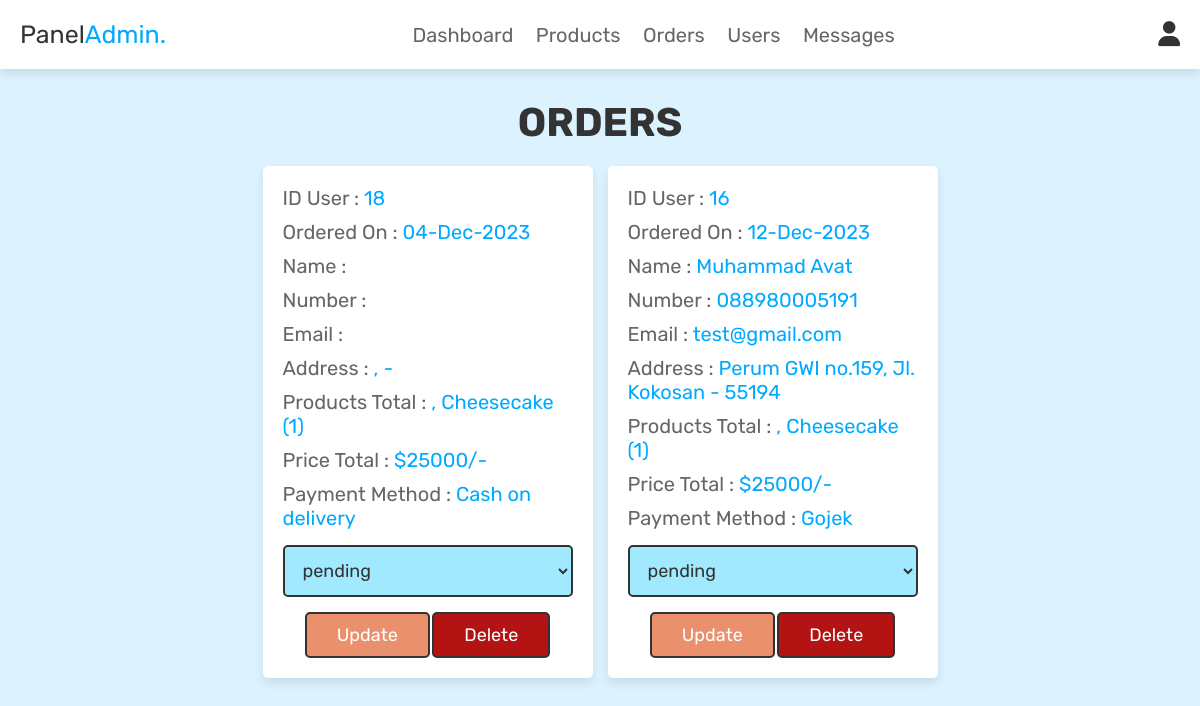
The page /admin_orders.php (signed in) on the database as committed earlier.
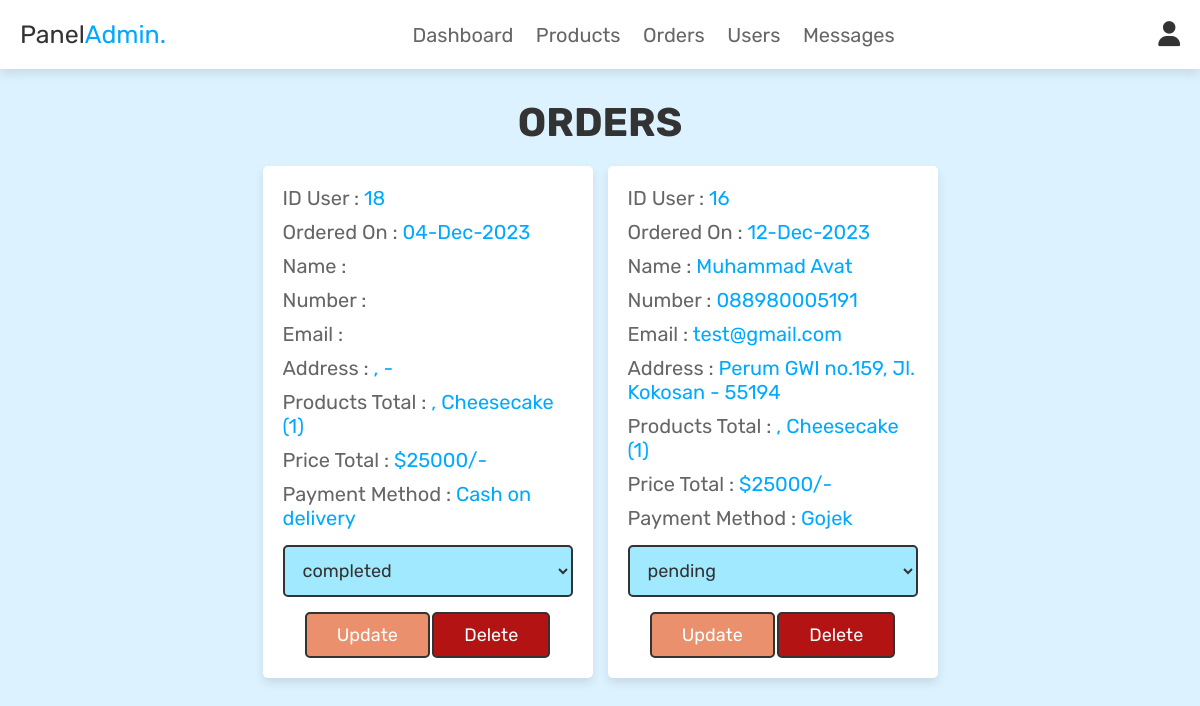
The same page on the database as committed later.
### tables this page shows
CREATE TABLE `orders` (
  `id` int(100) NOT NULL,
  `user_id` int(100) NOT NULL,
  `name` varchar(100) NOT NULL,
  `number` varchar(12) NOT NULL,
  `email` varchar(100) NOT NULL,
  `method` varchar(50) NOT NULL,
  `address` varchar(500) NOT NULL,
  `total_products` varchar(1000) NOT NULL,
  `total_price` int(100) NOT NULL,
  `placed_on` varchar(50) NOT NULL,
  `payment_status` varchar(20) NOT NULL DEFAULT 'pending'
);

### admin_orders.php (the view, shortened to what this page needs)
<?php
@include 'config.php';
?>
<!DOCTYPE html>
<html lang="en">
<head>
   <link rel="stylesheet" href="https://cdnjs.cloudflare.com/ajax/libs/font-awesome/6.5.1/css/all.min.css">
   <link rel="stylesheet" href="css/admin_style.css">
</head>
<body>
<?php @include 'admin_header.php'; ?>
<section class="placed-orders">
   <h1 class="title">orders</h1>
   <div class="box-container">
      <?php
      $select_orders = mysqli_query($conn, "SELECT * FROM `orders`") or die('query failed');
      if(mysqli_num_rows($select_orders) > 0){
         while($fetch_orders = mysqli_fetch_assoc($select_orders)){
      ?>
      <div class="box">
         <p> ID User : <span><?php echo $fetch_orders['user_id']; ?></span> </p>
         <p> Ordered On : <span><?php echo $fetch_orders['placed_on']; ?></span> </p>
         <p> Name : <span><?php echo $fetch_orders['name']; ?></span> </p>
         <p> Number : <span><?php echo $fetch_orders['number']; ?></span> </p>
         <p> Email : <span><?php echo $fetch_orders['email']; ?></span> </p>
         <p> Address : <span><?php echo $fetch_orders['address']; ?></span> </p>
         <p> Products Total : <span><?php echo $fetch_orders['total_products']; ?></span> </p>
         <p> Price Total : <span>$<?php echo $fetch_orders['total_price']; ?>/-</span> </p>
         <p> Payment Method : <span><?php echo $fetch_orders['method']; ?></span> </p>
         <form action="" method="post">
            <select name="update_payment">
               <option disabled selected><?php echo $fetch_orders['payment_status']; ?></option>
            </select>
            <input type="submit" name="update_order" value="update" class="option-btn">
            <a href="admin_orders.php?delete=<?php echo $fetch_orders['id']; ?>" class="delete-btn" onclick="return confirm('delete this order?');">delete</a>
         </form>
      </div>
      <?php
         }
      }else{
         echo '<p class="empty">no orders placed yet!</p>';
      }
      ?>
   </div>
</section>
</body>
</html>

### admin_header.php (shortened to what this page needs)
<header class="header">
   <div class="flex">
      <a href="admin_page.php" class="logo">Panel<span>Admin.</span></a>
      <nav class="navbar">
         <a href="admin_page.php">Dashboard</a>
         <a href="admin_products.php">Products</a>
         <a href="admin_orders.php">Orders</a>
         <a href="admin_users.php">Users</a>
         <a href="admin_contacts.php">Messages</a>
      </nav>
      <div class="icons">
         <div id="user-btn" class="fas fa-user"></div>
      </div>
   </div>
</header>

### css/admin_style.css (style rules this page uses)
:root { --dark-blue: #0066d3; --blue:#00a9ff; --light-blue: #a0e9ff; --red:#b31312; --orange:#ea906c; --black:#333; --white:#fff; --light-color:#666; --light-white:#ccc; --light-bg:#dcf3ff; --border:.3rem solid var(--black); --border2:.2rem solid var(--black); --box-shadow:0 .5rem 1rem rgba(0,0,0,.1); }
* { font-family: 'Rubik', sans-serif; margin:0; padding:0; box-sizing: border-box; outline: none; border:none; text-decoration: none; transition:all .2s linear; }
html { font-size: 62.5%; overflow-x: hidden; scroll-behavior: smooth; scroll-padding-top: 6.5rem; }
body { background: var(--light-bg); }
section { padding:3rem 2rem; }
.title { text-align: center; margin-bottom: 2rem; color:var(--black); text-transform: uppercase; font-size: 4rem; }
.btn, .delete-btn, .option-btn { display: inline-block; border-radius: .5rem; margin-top: 1rem; font-size: 1.8rem; color:var(--white); cursor: pointer; padding:1rem 3rem; text-transform: capitalize; }
.delete-btn { background-color: var(--red); border: var(--border2); }
.option-btn { background-color: var(--orange); border: var(--border2); }
.header { position: sticky; top:0; left:0; right:0; z-index: 1000; background-color: var(--white); box-shadow: var(--box-shadow); }
.header .flex { display: flex; align-items: center; justify-content: space-between; padding:2rem; max-width: 1200px; margin:0 auto; position: relative; }
.header .flex .icons div { font-size: 2.5rem; margin-left: 1.7rem; cursor: pointer; color:var(--black); }
.header .flex .navbar a { margin:0 1rem; font-size: 2rem; color:var(--light-color); }
.header .flex .logo { font-size: 2.5rem; color:var(--black); }
.header .flex .logo span { color:var(--blue); }
.placed-orders .box-container { display: grid; grid-template-columns: repeat(auto-fit, 33rem); gap:1.5rem; align-items: flex-start; max-width: 1200px; margin: 0 auto; justify-content: center; }
.placed-orders .box-container .box { padding:2rem; border: 0; background-color: var(--white); box-shadow: var(--box-shadow); border-radius: .5rem; }
.placed-orders .box-container .box p { margin-bottom: 1rem; font-size: 2rem; color:var(--light-color); }
.placed-orders .box-container .box p span { color:var(--blue); }
.placed-orders .box-container .box form { margin-top: 1rem; text-align: center; }
.placed-orders .box-container .box form select { width: 100%; border:var(--border2); padding:1.2rem 1.4rem; font-size: 1.8rem; color:var(--black); background-color: var(--light-blue); border-radius: .5rem; margin:.5rem 0; }

Rows that differ between the two databases and show on the page:
changed orders "Cash on delivery": update_payment "pending" → "completed"
